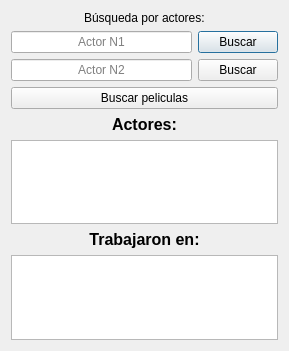
<?xml version="1.0" encoding="UTF-8"?>
<ui version="4.0">
 <class>dialog_actor</class>
 <widget class="QDialog" name="dialog_actor">
  <property name="geometry">
   <rect>
    <x>0</x>
    <y>0</y>
    <width>289</width>
    <height>351</height>
   </rect>
  </property>
  <property name="windowTitle">
   <string>Dialog</string>
  </property>
  <layout class="QGridLayout" name="gridLayout">
   <item row="2" column="1">
    <widget class="QPushButton" name="boton_buscar_actor_1">
     <property name="text">
      <string>Buscar</string>
     </property>
    </widget>
   </item>
   <item row="8" column="0" colspan="2">
    <widget class="QLabel" name="label_texto">
     <property name="text">
      <string>&lt;html&gt;&lt;head/&gt;&lt;body&gt;&lt;p align=&quot;center&quot;&gt;&lt;span style=&quot; font-size:12pt; font-weight:700;&quot;&gt;Trabajaron en:&lt;/span&gt;&lt;/p&gt;&lt;/body&gt;&lt;/html&gt;</string>
     </property>
    </widget>
   </item>
   <item row="3" column="0">
    <widget class="QLineEdit" name="line_ingreso_actor_2">
     <property name="alignment">
      <set>Qt::AlignmentFlag::AlignCenter</set>
     </property>
     <property name="placeholderText">
      <string>Actor N2</string>
     </property>
    </widget>
   </item>
   <item row="3" column="1">
    <widget class="QPushButton" name="boton_buscar_actor_2">
     <property name="text">
      <string>Buscar</string>
     </property>
    </widget>
   </item>
   <item row="7" column="0" colspan="2">
    <widget class="QTableWidget" name="table_actores"/>
   </item>
   <item row="9" column="0" colspan="2">
    <widget class="QTableWidget" name="table_peliculas_actores"/>
   </item>
   <item row="2" column="0">
    <widget class="QLineEdit" name="line_ingreso_actor_1">
     <property name="alignment">
      <set>Qt::AlignmentFlag::AlignCenter</set>
     </property>
     <property name="placeholderText">
      <string>Actor N1</string>
     </property>
    </widget>
   </item>
   <item row="6" column="0" colspan="2" alignment="Qt::AlignmentFlag::AlignHCenter">
    <widget class="QLabel" name="label_2">
     <property name="text">
      <string>&lt;html&gt;&lt;head/&gt;&lt;body&gt;&lt;p&gt;&lt;span style=&quot; font-size:12pt; font-weight:700;&quot;&gt;Actores:&lt;/span&gt;&lt;/p&gt;&lt;/body&gt;&lt;/html&gt;</string>
     </property>
    </widget>
   </item>
   <item row="0" column="0" colspan="2" alignment="Qt::AlignmentFlag::AlignHCenter">
    <widget class="QLabel" name="label">
     <property name="text">
      <string>Búsqueda por actores:</string>
     </property>
    </widget>
   </item>
   <item row="5" column="0" colspan="2">
    <widget class="QPushButton" name="boton_buscar_pelicula_por_actores">
     <property name="text">
      <string>Buscar peliculas</string>
     </property>
    </widget>
   </item>
  </layout>
 </widget>
 <resources/>
 <connections>
  <connection>
   <sender>boton_buscar_actor_2</sender>
   <signal>clicked()</signal>
   <receiver>dialog_actor</receiver>
   <slot>_VentanaActor__buscar_actor_2()</slot>
   <hints>
    <hint type="sourcelabel">
     <x>237</x>
     <y>71</y>
    </hint>
    <hint type="destinationlabel">
     <x>203</x>
     <y>59</y>
    </hint>
   </hints>
  </connection>
  <connection>
   <sender>boton_buscar_actor_1</sender>
   <signal>clicked()</signal>
   <receiver>dialog_actor</receiver>
   <slot>_VentanaActor__buscar_actor_1()</slot>
   <hints>
    <hint type="sourcelabel">
     <x>266</x>
     <y>42</y>
    </hint>
    <hint type="destinationlabel">
     <x>251</x>
     <y>16</y>
    </hint>
   </hints>
  </connection>
  <connection>
   <sender>boton_buscar_pelicula_por_actores</sender>
   <signal>clicked()</signal>
   <receiver>dialog_actor</receiver>
   <slot>_VentanaActor__buscar_pelicula_por_actores()</slot>
   <hints>
    <hint type="sourcelabel">
     <x>185</x>
     <y>101</y>
    </hint>
    <hint type="destinationlabel">
     <x>250</x>
     <y>131</y>
    </hint>
   </hints>
  </connection>
 </connections>
 <slots>
  <slot>_VentanaActor__buscar_actor_2()</slot>
  <slot>_VentanaActor__buscar_actor_1()</slot>
  <slot>_VentanaActor__buscar_pelicula_por_actores()</slot>
 </slots>
</ui>
